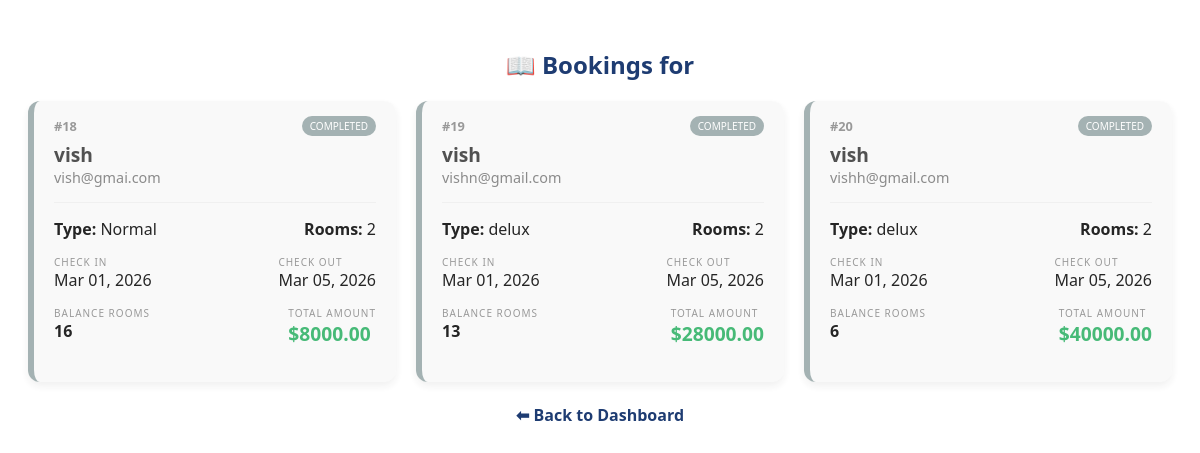
Page /hotel/dashboard/bookings/ (signed in) on the committed database.
### bookingapp/models.py (models this page shows, shortened)
class Hotelbooking(models.Model):
    ROOM_CHOICES = (
        ('Normal', 'Normal'),
        ('2 star', '2 star'),
        ('5 star', '5 star'),
        ('delux', 'delux'),
    )
    user = models.ForeignKey(User, on_delete=models.CASCADE, related_name='bookings')
    hotel=models.ForeignKey(Hotel,on_delete=models.CASCADE,default=1)
    rooms=models.ForeignKey(Room,on_delete=models.CASCADE,default=1)
    assigned_room = models.ForeignKey(RoomNumber, on_delete=models.SET_NULL, null=True)
    room_type=models.CharField(max_length=100, choices=ROOM_CHOICES , default='Normal')
    name =models.CharField(max_length=100)
    email = models.EmailField()
    count = models.IntegerField()
    check_in = models.DateField()
    check_out = models.DateField()
    is_available =models.BooleanField(default=True)
    balance_rooms=models.IntegerField(default=0)
    total_amount=models.DecimalField (max_digits=10,decimal_places=2,default=0)

### bookingapp/views.py (the view)
# urls.py: path('hotel/dashboard/bookings/',hotel_bookings_dashboard, name='hotel_bookings_dashboard'),
def hotel_bookings_dashboard(request):
    hotel_id = request.session.get('hotel_id')
    if not hotel_id:
        return redirect('hotel_login')
    bookings = Hotelbooking.objects.filter(hotel_id=hotel_id)
    return render(request, 'bookingapp/hotel_bookings_dashboard.html', {
        'bookings': bookings
    })

### bookingapp/templates/bookingapp/hotel_bookings_dashboard.html (shortened to what this page needs)
<div class="container" style="padding: 20px; font-family: 'Segoe UI', sans-serif;">
    <h2 style="text-align: center; color: #1e3c72;">📖 Bookings for {{ hotel.name }}</h2>
    <div class="booking-grid">
        {% now "Y-m-d" as today_str %}
        {% for booking in bookings %}
        <div class="booking-card {% if booking.check_out|date:'Y-m-d' < today_str %}expired{% endif %}">
            <div class="card-header">
                <span class="booking-id">#{{ booking.id }}</span>
                <span class="status-badge">
                    {% if booking.check_out|date:'Y-m-d' < today_str %}
                        Completed
                    {% else %}
                        Active
                    {% endif %}
                </span>
            </div>
            <div class="card-body">
                <div class="guest-name">{{ booking.name }}</div>
                <div class="guest-email">{{ booking.email }}</div>
                <hr>
                <div class="details-row">
                    <span><strong>Type:</strong> {{ booking.room_type }}</span>
                    <span><strong>Rooms:</strong> {{ booking.count }}</span>
                </div>
                <div class="date-row">
                    <div class="date-box">
                        <small>Check In</small>
                        <div>{{ booking.check_in|date:"M d, Y" }}</div>
                    </div>
                    <div class="date-box">
                        <small>Check Out</small>
                        <div>{{ booking.check_out|date:"M d, Y" }}</div>
                    </div>
                </div>
                <div class="financial-row">
                    <div>
                        <small>Balance Rooms</small>
                        <div class="val">{{ booking.balance_rooms }}</div>
                    </div>
                    <div>
                        <small>Total Amount</small>
                        <div class="val" style="color: #27ae60; font-size: 1.2rem;">${{ booking.total_amount }}</div>
                    </div>
                </div>
            </div>
        </div>
        {% empty %}
        <p style="text-align: center; width: 100%;">No bookings found for this hotel.</p>
        {% endfor %}
    </div>
    <br>
    <div style="text-align: center;">
        <a href="{% url 'hotel_dashboard' %}" style="text-decoration: none; color: #1e3c72; font-weight: bold;">
            ⬅ Back to Dashboard
        </a>
    </div>
</div>

### bookingapp/templates/bookingapp/hotel_bookings_dashboard.html (style rules this page uses)
.booking-grid { display: grid; grid-template-columns: repeat(auto-fill, minmax(300px, 1fr)); gap: 20px; max-width: 1200px; margin: auto; }
.booking-card { background: white; border-radius: 12px; box-shadow: 0 4px 10px rgba(0,0,0,0.08); border-left: 6px solid #1e3c72; transition: 0.3s; }
.booking-card.expired { border-left: 6px solid #95a5a6; background-color: #f9f9f9; opacity: 0.85; }
.booking-card.expired .status-badge { background: #95a5a6; }
.card-header { padding: 15px 20px 5px; display: flex; justify-content: space-between; align-items: center; }
.booking-id { font-size: 0.8rem; color: #888; font-weight: bold; }
.status-badge { background: #1e3c72; color: white; font-size: 10px; padding: 3px 8px; border-radius: 20px; text-transform: uppercase; }
.card-body { padding: 0 20px 20px; }
.guest-name { font-size: 1.2rem; font-weight: bold; color: #333; }
.guest-email { font-size: 0.9rem; color: #777; margin-bottom: 10px; }
.details-row, .date-row, .financial-row { display: flex; justify-content: space-between; margin: 15px 0; }
.date-box small, .financial-row small { display: block; color: #888; text-transform: uppercase; font-size: 10px; letter-spacing: 1px; }
.val { font-weight: bold; }
hr { border: 0; border-top: 1px solid #eee; margin: 15px 0; }

### rows in the picture
Hotelbooking: id "18", shows "COMPLETED", name "vish", email "vish@gmai.com", room_type "Normal", count "2", check_in "Mar 01, 2026", check_out "Mar 05, 2026", balance_rooms "16", total_amount "8000.00"
Hotelbooking: id "19", shows "COMPLETED", name "vish", email "vishn@gmail.com", room_type "delux", count "2", check_in "Mar 01, 2026", check_out "Mar 05, 2026", balance_rooms "13", total_amount "28000.00"
Hotelbooking: id "20", shows "COMPLETED", name "vish", email "vishh@gmail.com", room_type "delux", count "2", check_in "Mar 01, 2026", check_out "Mar 05, 2026", balance_rooms "6", total_amount "40000.00"
